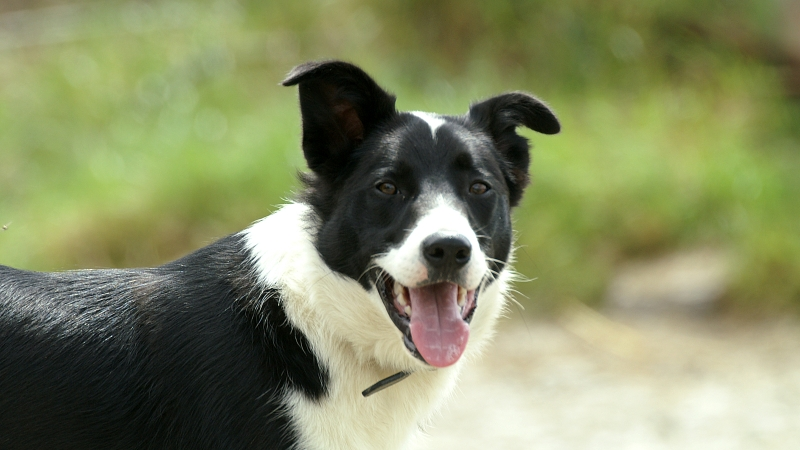
#> input picture source/chap01/dog.jpg, 800 x 450 px
$ python pillow.py
#> lines starting #> are read from the running program, lines starting #| are printed output that depends on the picture
from PIL import Image

img = Image.open("dog.jpg") # 이미지 열기
#> img is the input picture: PIL image 800x450 RGB; mean R, G, B 132.2, 138.4, 99
img.thumbnail((200, 200)) # 이미지 크기 조절
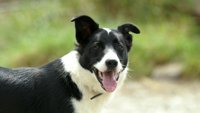
#> img: PIL image 200x113 RGB; mean R, G, B 132.5, 138.7, 99.2
img.save("thumbnail.jpg") # 조절된 이미지 저장
